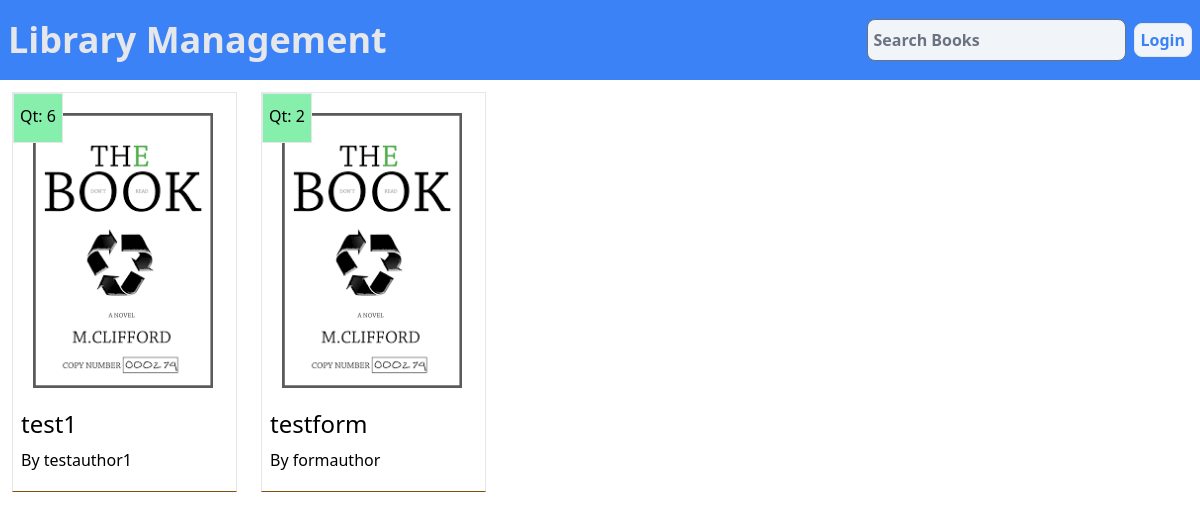
The app's page /, older data.
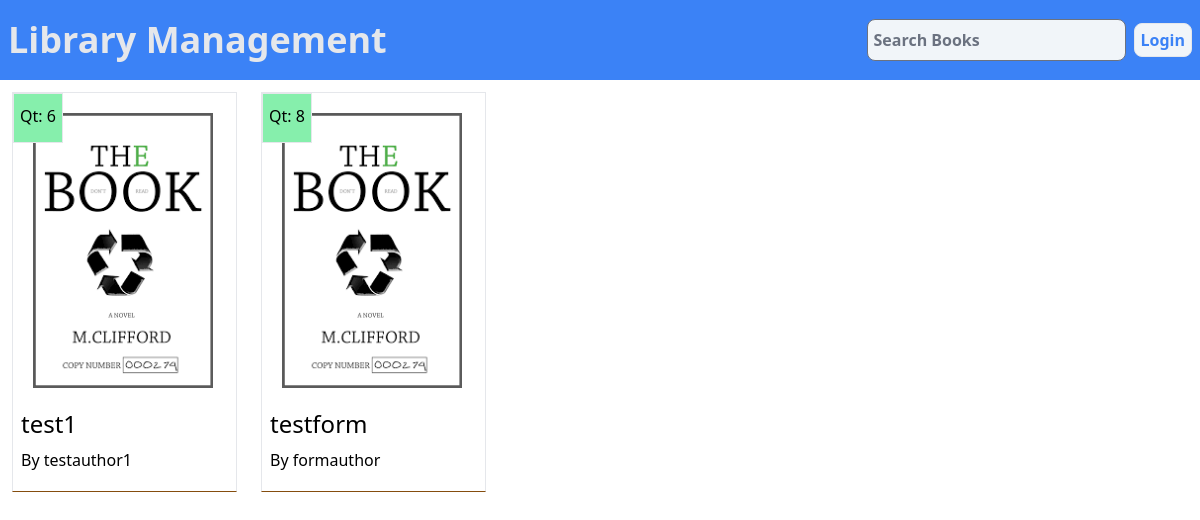
The same page, newer data.
### libapp/models.py (models this page shows, shortened)
class Book(models.Model):
    book_name=models.CharField(max_length=200)
    author_name=models.CharField(max_length=200)
    book_img=models.ImageField(upload_to='photos/',default='')
    isbn_number=models.IntegerField()
    book_count=models.IntegerField()
    created_at=models.DateTimeField(auto_now_add=True)

### libapp/views.py (the view)
# urls.py: 2. Add a URL to urlpatterns:  path('', views.home, name='home')
def home(request):
    q=request.GET.get('q') if request.GET.get('q')!=None else ''
    books=Book.objects.filter(
        Q(book_name__icontains=q) |
        Q(author_name__icontains=q) |
        Q(isbn_number__icontains=q)
    )
    return render(request,'libapp/home1.html',context={
        'Books':books
    })

### libapp/templates/libapp/home1.html (shortened to what this page needs)
{% load static %}
{% load static tailwind_tags %}
<!DOCTYPE html>
<html lang="en">
<head>
    {% tailwind_css %}
</head>
<body>
    <nav class="flex bg-blue-500 py-3 w-full justify-between" >
        <a href="{% url 'home' %}" class="m-2 font-bold text-4xl text-gray-200 justify-start">Library Management</a>
        <div class="flex m-1 items-center justify-end">
            <form action="{% url 'home' %}" method="get" class="flex">
                <input type="text" placeholder="Search Books"
                class="mx-1 px-1.5 border rounded-lg bg-slate-100 font-semibold" name="q">
            </form>
            {% if request.user.is_authenticated %}
            <a href="addbook/"
            class="mx-1 py-1 px-1.5 border rounded-lg bg-slate-100 font-semibold text-blue-500 hover:bg-slate-200 hover:underline">Add Book</a>
            <a href="addreader/"
            class="mx-1 py-1 px-1.5 border rounded-lg bg-slate-100 font-semibold text-blue-500 hover:bg-slate-200 hover:underline">Add Reader</a>
            <a href="{% url 'reader' '1' %}"
            class="mx-1 py-1 px-1.5 border rounded-lg bg-slate-100 font-semibold text-blue-500 hover:bg-slate-200 hover:underline">
            Manage Readers</a>
            <a href="{% url 'logout' %}"
            class="mx-1 py-1 px-1.5 border rounded-lg bg-slate-100 font-semibold text-blue-500 hover:bg-slate-200 hover:underline">
            Logout</a>
            {% else %}
            <a href="{% url 'login' %}"
            class="mx-1 py-1 px-1.5 border rounded-lg bg-slate-100 font-semibold text-blue-500 hover:bg-slate-200 hover:underline">
            Login</a>
            {% endif %}
        </div>
    </nav>
    <main class="flex flex-wrap">
        {% for book in Books %}
        <div class="flex flex-col">
            <div class="m-3 flex flex-col w-[225px] h-[400px] border hover:bg-slate-100 border-b-yellow-800">
                <div class="fixed border w-[50px] h-[50px] bg-green-300">
                   <p class="flex justify-center mt-[10px]">Qt: {{book.book_count}}</p>
                </div>
                <img class="m-5 w-[180px] h[280] border]" src="../{{book.book_img.url}}" alt="">
                <p class="text-2xl px-2">{{book.book_name}}</p>
                <p class="p-2">By {{book.author_name}}</p>
            </div>
        </div>
        {% endfor %}
    </main>
</body>
</html>

Row changes from the older to the newer data that the page shows:
changed Book "testform": book_count "2" → "8"
